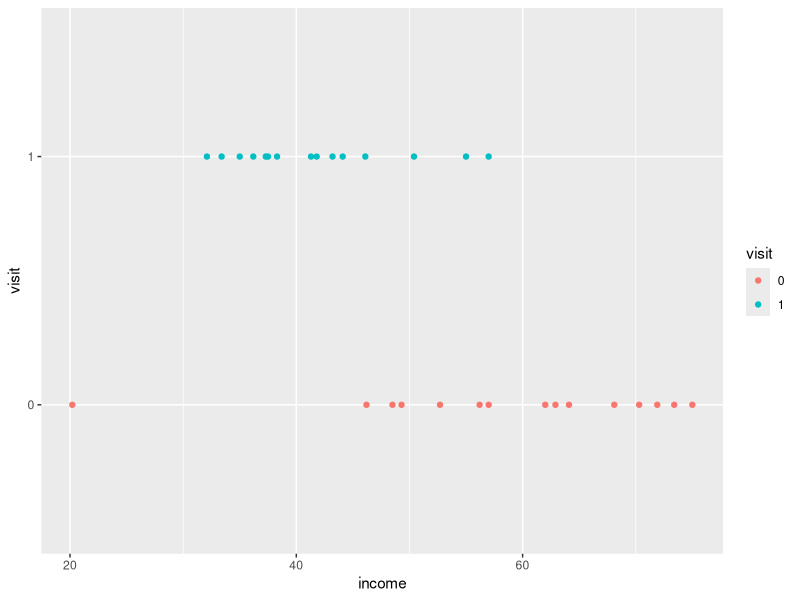
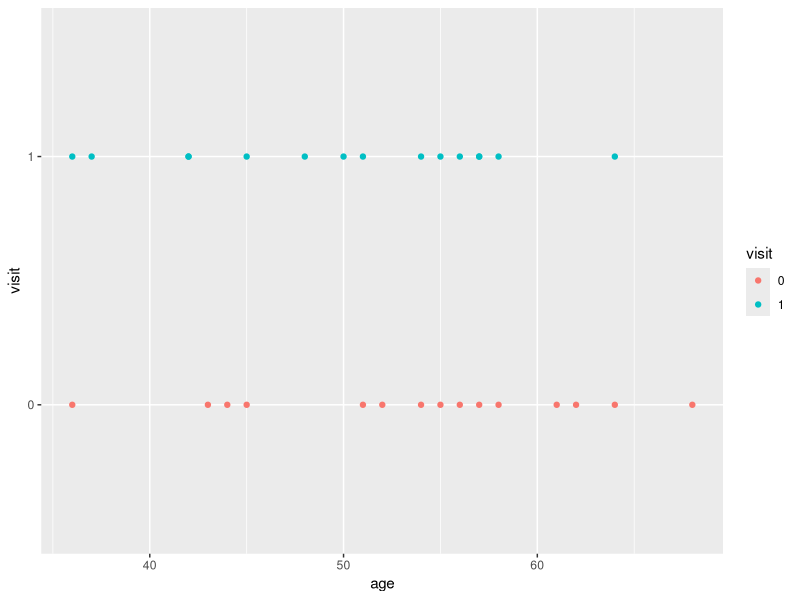
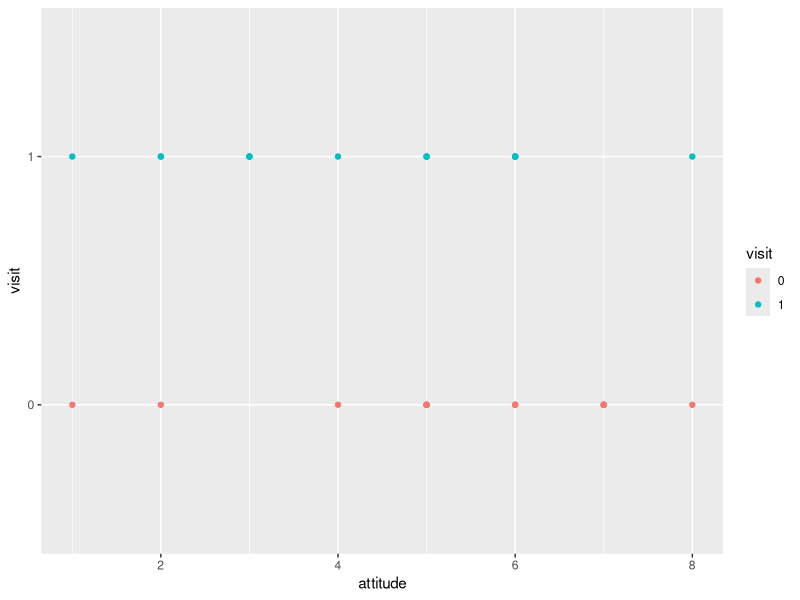
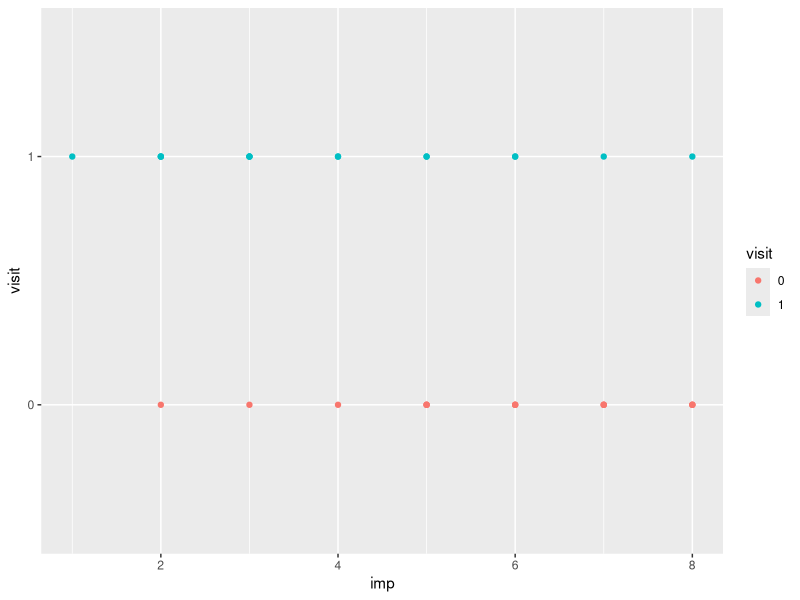
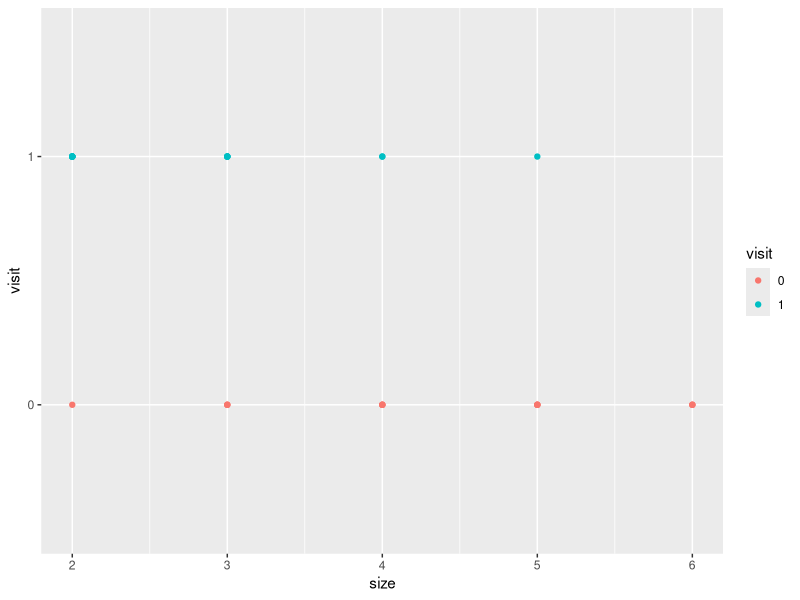
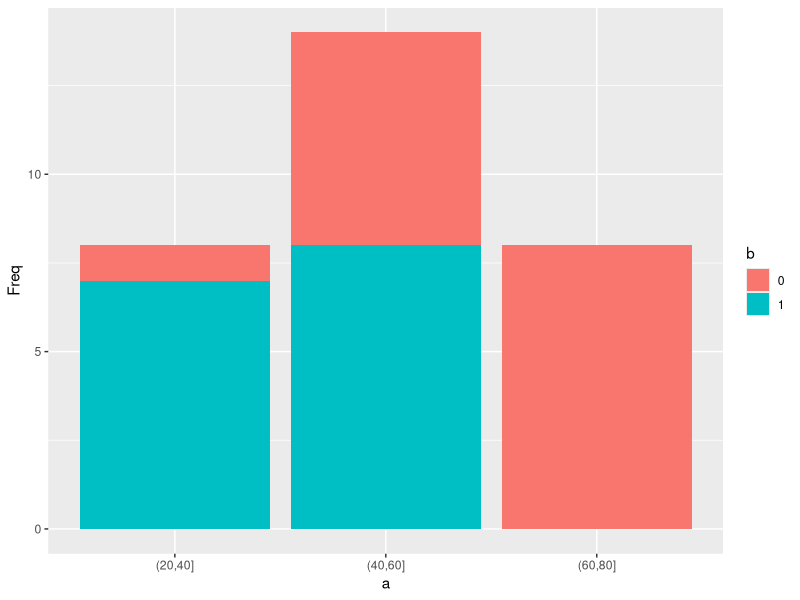
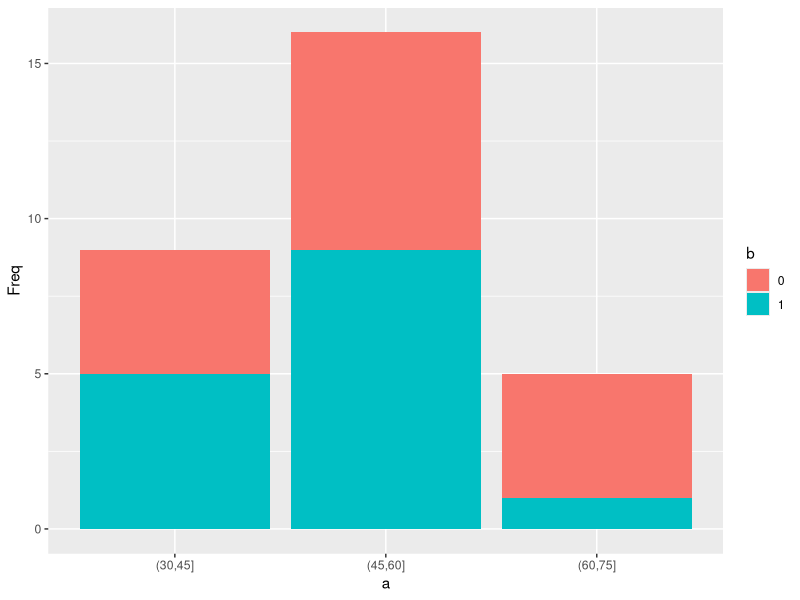
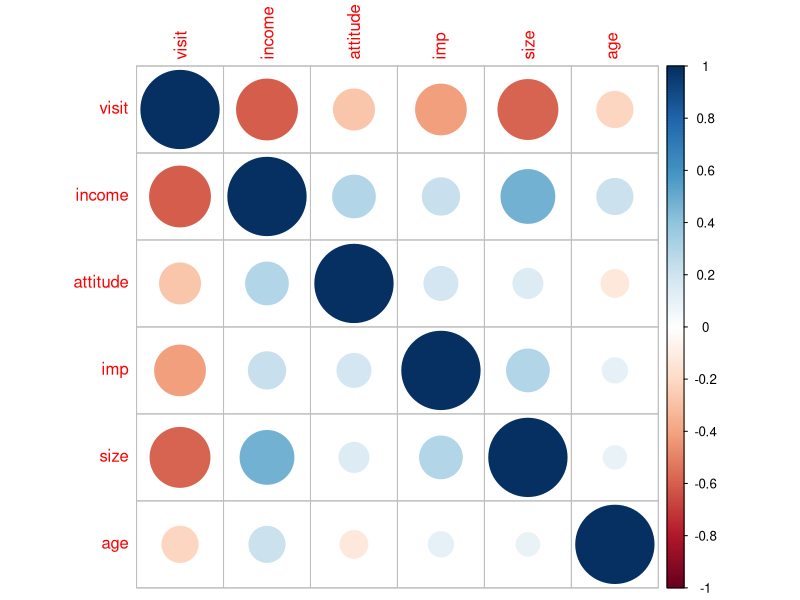

Here is the R script that generated these plots, in order: (Note: this script raises an error after producing the figures.)
library(corrplot)
library(ggplot2)
library(dplyr)
library(reshape2)
setwd('C:/Eminent')
vsdata = read.csv('Resort_Visit.csv')
View(vsdata)

names(vsdata)
str(vsdata)
names(vsdata) = c('visit','income','attitude','imp','size','age')
vsdata$visit = factor(vsdata$visit)

visit   = vsdata$visit
income  = vsdata$income
attitude= vsdata$attitude
imp     = vsdata$imp
size    = vsdata$size
age     = vsdata$age


str(visit)
# Convert the respose variable to discrete
visit = factor(visit)
str(visit)


ggplot(vsdata,aes(x=income, y=visit, color=visit)) + geom_point()
ggplot(vsdata,aes(x=age, y=visit, color=visit)) + geom_point()
ggplot(vsdata,aes(x=attitude, y=visit, color=visit)) + geom_point()
ggplot(vsdata,aes(x=imp, y=visit, color=visit)) + geom_point()
ggplot(vsdata,aes(x=size, y=visit, color=visit)) + geom_point()

summary(income)
summary(age)
vsdata$income_segment = cut(income, seq(20,80, by = 20) )

vsdata$age_segment = cut(age, seq(30,75, by = 15) )

table(vsdata$age_segment, vsdata$visit)

View(vsdata)
plot_table = function(a,b) {
    as.data.frame(table(a,b)) %>% 
        ggplot(aes(x = a, y= Freq, fill= b))+
        geom_bar(stat = 'identity')
}

plot_table(vsdata$income_segment, vsdata$visit)
plot_table(vsdata$age_segment, vsdata$visit)
# cgecking the correltion - Xs should not be highly correlated
# Make sure Visit is numeric not factor
vsdata$visit = as.numeric(vsdata$visit)

vsdata$age_segment = NULL
vsdata$income_segment = NULL
cor(vsdata)
M = cor(vsdata)
head(round(M,2))

corrplot(M, method = 'circle')


# Checking relation between Xs and Y
aggregate(income ~visit, FUN = mean)
aggregate(attitude ~visit, FUN = mean)
aggregate(imp ~visit, FUN = mean)
aggregate(size ~visit, FUN = mean)
aggregate(age ~ visit, FUN = mean)


aggregate(income ~visit, FUN = mean) %>% 
    ggplot(aes(x = visit, y = income, fill=visit)) +
    geom_bar(stat="identity") 


rb1 = aggregate(income ~visit, FUN = mean)
rb1$input = 'income'
names(rb1) = c('visit','avg','input')

rb2 = aggregate(attitude ~visit, FUN = mean)
rb2$input = 'attitude'
names(rb2) = c('visit','avg','input')

rb3 = aggregate(imp ~visit, FUN = mean)
rb3$input = 'imp'
names(rb3) = c('visit','avg','input')

rb4 = aggregate(size ~visit, FUN = mean)
rb4$input = 'size'
names(rb4) = c('visit','avg','input')

rb5 = aggregate(age ~ visit, FUN = mean)
rb5$input = 'age'
names(rb5) = c('visit','avg','input')

 
myplotdf = rbind(rb1,rb2,rb3,rb4,rb5)
View(myplotdf)

myplotdf2 = myplotdf[ , c('visit','input','avg')]
View(myplotdf2)

#Higher the difference in means, stronger will be the relation to response variable

#Table display
dcast(myplotdf2, visit ~ input, var.value='avg')

# Graphical display 
ggplot(myplotdf, aes(x = visit, y = avg, fill=visit)) +
    geom_bar(stat="identity") +
    facet_wrap(~input, ncol=5, scales='free') +
    scale_fill_brewer(palette = "Reds")

# to list the avilable palettes   
#RColorBrewer::display.brewer.all()

# checking the diff
boxplot(income ~ visit)
boxplot(income ~ visit)
boxplot(attitude ~ visit)
boxplot(imp ~ visit)
boxplot(size ~ visit)
boxplot(age ~ visit)


# Build the model

model = glm(visit ~ income + attitude + imp  + size + age, 
            family = binomial(logit))

summary(model)


anova(model,test = 'Chisq')

# check for  p <0.05 and redo the model
model = glm(visit ~ income +  size, family = binomial(logit))
summary(model)
coef(model)
 
# cdplots
#   Describing how the conditional distribution of a categorical variable y 
#   changes over a numerical variable x
cdplot(visit ~ income)
cdplot(visit ~ size)


# Fitted values
pred = predict(model,type = 'response')
predclass = ifelse(pred >0.5,"1","0")

# Model evaluation
# classification matrix or confusion matrix

cmtable = table(visit, predclass)
cmtable 

result  = vsdata$visit
result = as.data.frame(result)
names(result) = c('Atual')

View(result)

result$Prob = predict(model, type = 'response')
result$predclass = ifelse(predict(model, type ='response')>0.5,"1","2")


round(prop.table(cmtable),2)*100

# Accuracy  - sum Left to Right diagonal
# Error     - sum Right to Left diagonal


library(caret)
confusionMatrix(visit, predclass)

class(visit)
class(predclass)
predclass = as.factor(predclass)
confusionMatrix(visit, predclass)

summary(visit)
